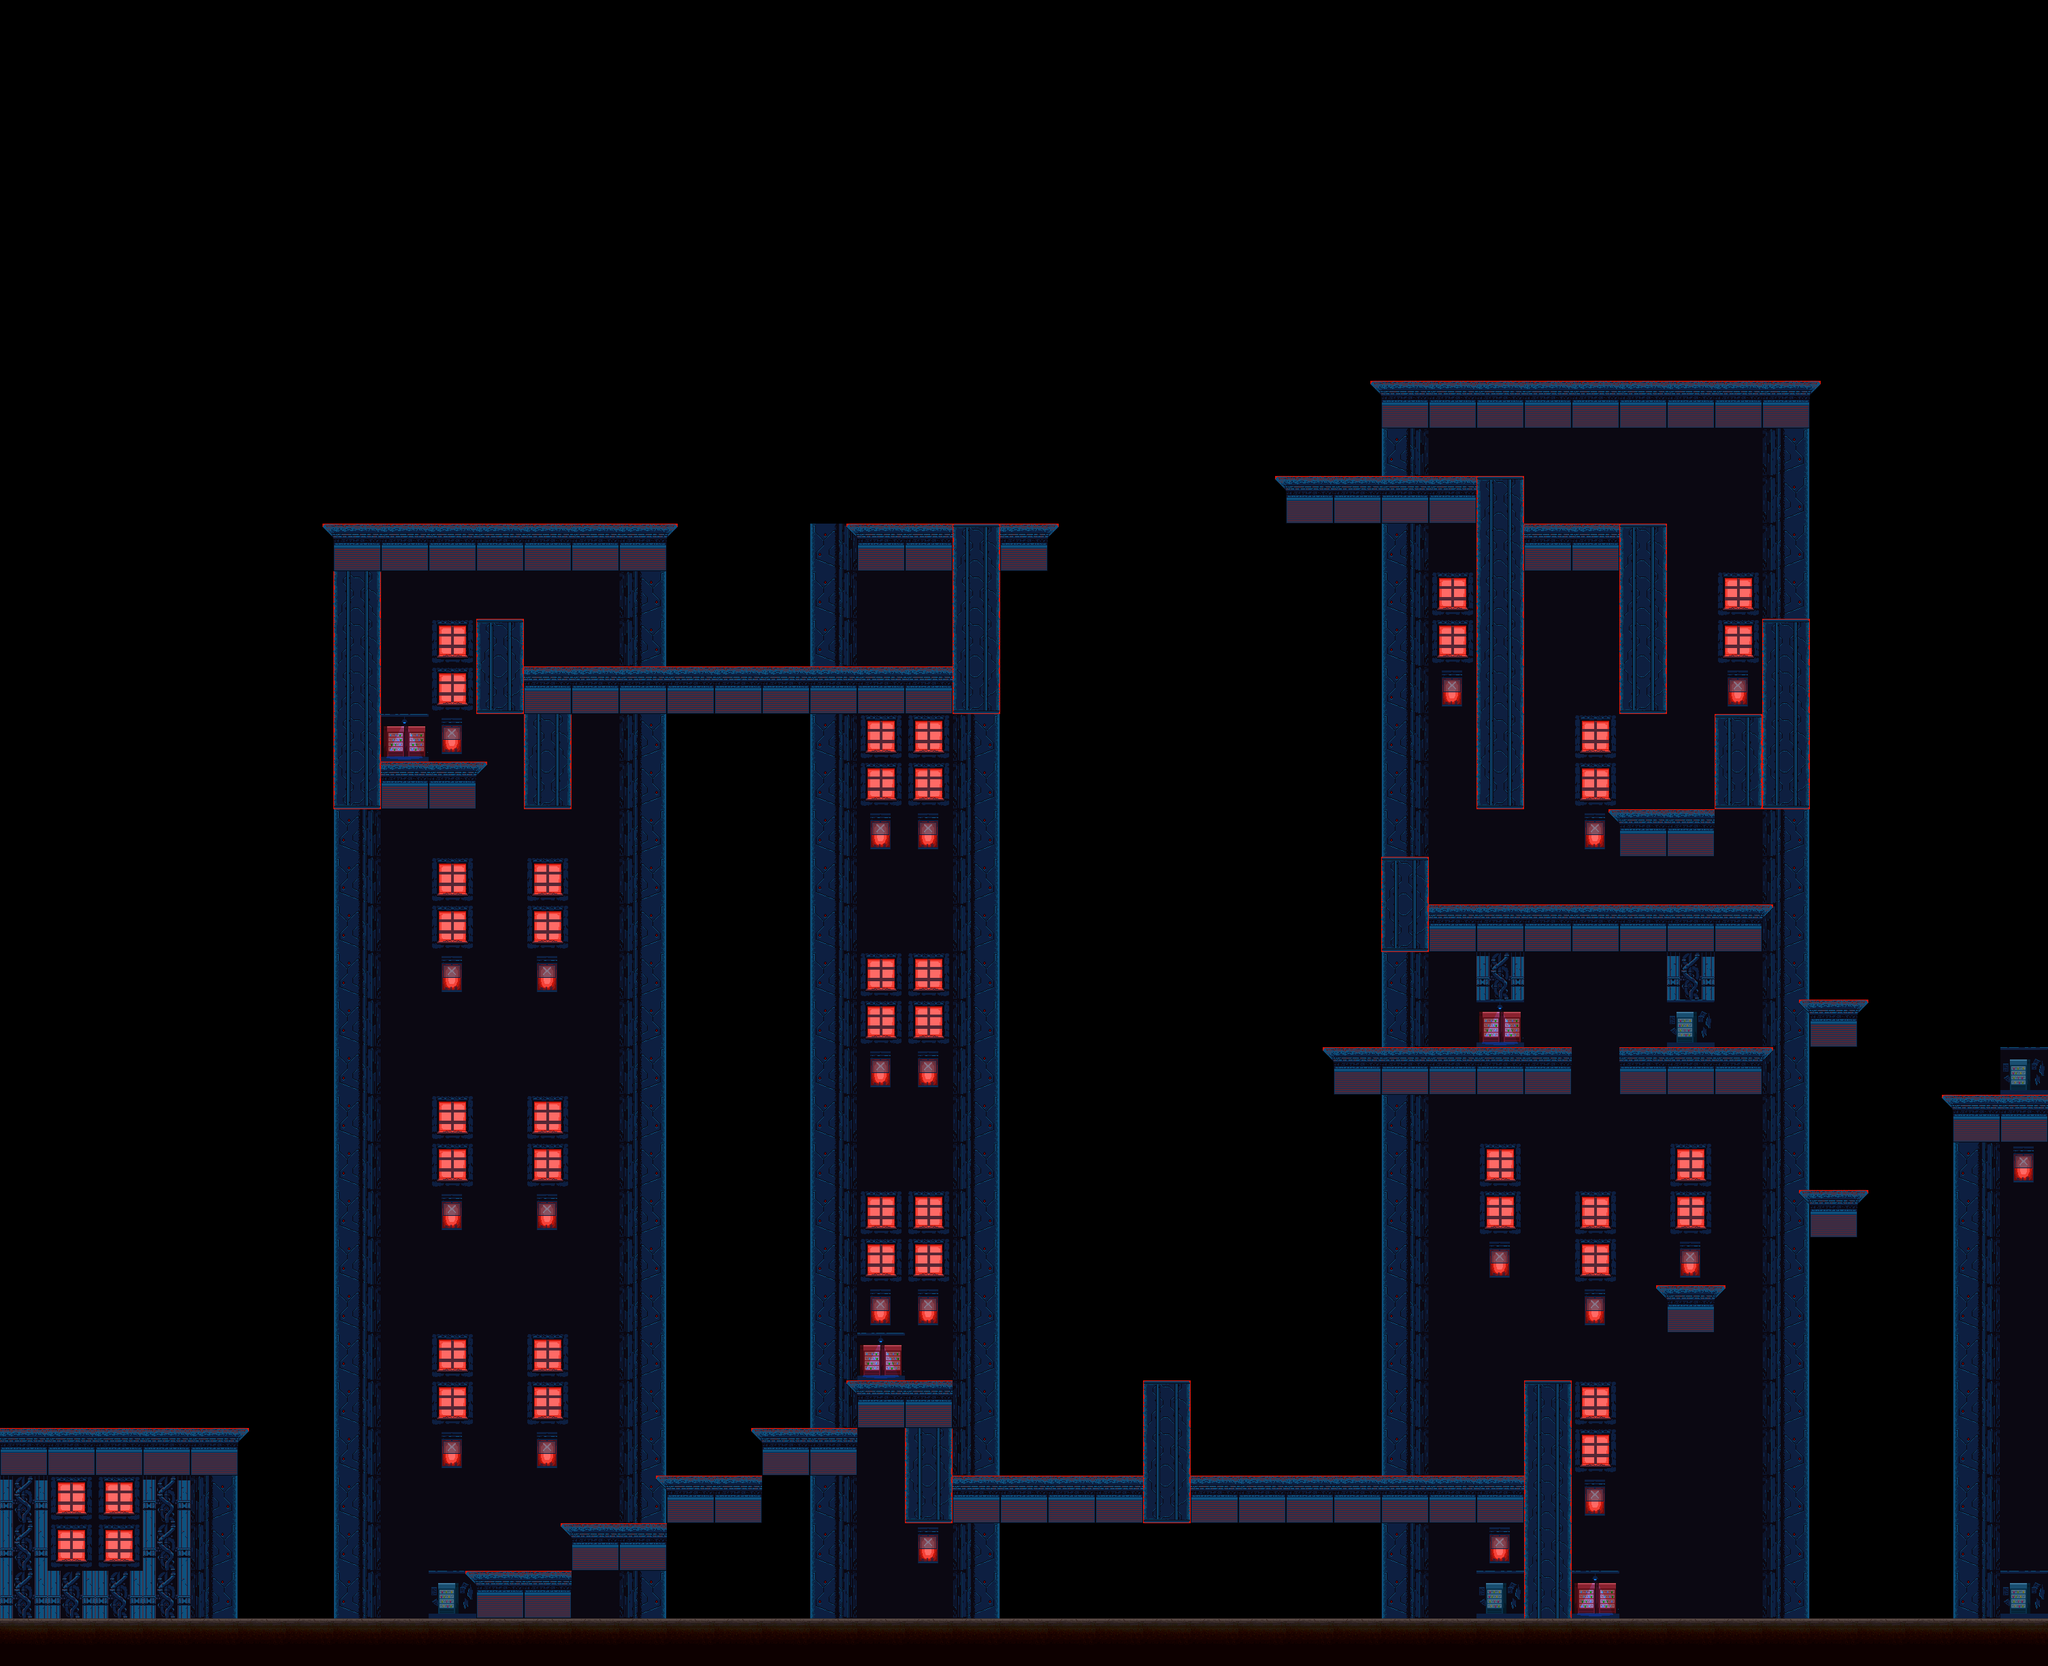

Tiled map render using the project's own tile images. Description and the map definition, with tile-layer contents summarised, below:
An orthogonal 43x35 tile map with 70x70 px tiles, 3 tile layers (Background, Acc, Ground), 2 tilesets.

<map version="1.5" tiledversion="1.6.0" orientation="orthogonal" renderorder="right-down" width="43" height="35" tilewidth="70" tileheight="70" infinite="0" nextlayerid="5" nextobjectid="1">
 <editorsettings>
  <export target="Level5.json" format="json" />
 </editorsettings>
 <tileset firstgid="1" source="TilesR.tsx" />
 <tileset firstgid="36" name="TilesR" tilewidth="70" tileheight="70" tilecount="35" columns="5">
  <image source="TilesR.png" trans="000000" width="351" height="490" />
 </tileset>
 <layer id="2" name="Background" width="43" height="35">
  <data>[1505 cells, 514 non-empty, 10 distinct tile ids]</data>
 </layer>
 <layer id="4" name="Acc" width="43" height="35">
  <data>[1505 cells, 25 non-empty, 4 distinct tile ids]</data>
 </layer>
 <layer id="1" name="Ground" width="43" height="35">
  <data>[1505 cells, 186 non-empty, 9 distinct tile ids]</data>
 </layer>
</map>
